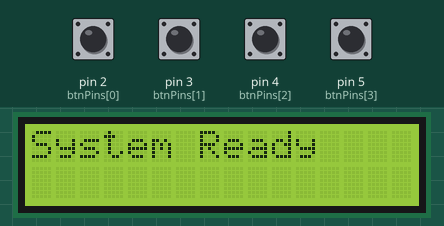
Recording of a sketch running on a simulated Arduino Uno, built with avr-gcc and run on an emulated ATmega328P. Shown: 16×2 character LCD. The inputs (shaded band) are chosen by the test bench; at power-on: pin 2 (btnPins[0]), pin 3 (btnPins[1]), pin 4 (btnPins[2]), pin 5 (btnPins[3]) HIGH.

Above: at 0.1 s.
2.3 s: pin 2 (btnPins[0]) pulled LOW for 0.15 s
At 3.2 s:
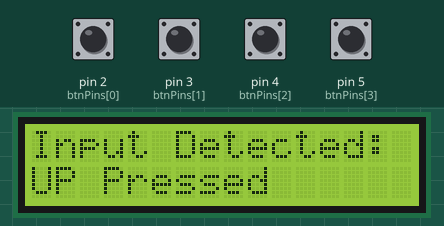
3.9 s: pin 3 (btnPins[1]) pulled LOW for 0.15 s
At 4.5 s:
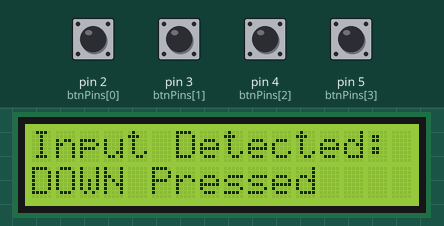
5.5 s: pin 4 (btnPins[2]) pulled LOW for 0.15 s
At 6.7 s:
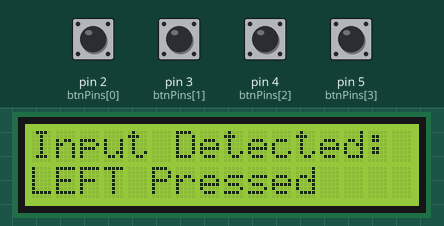
7.1 s: pin 5 (btnPins[3]) pulled LOW for 0.15 s
At 8.1 s:
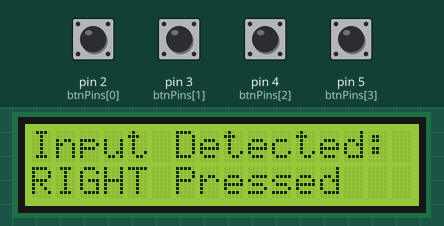
8.7 s: pin 2 (btnPins[0]) pulled LOW for 1 s
At 9.3 s:
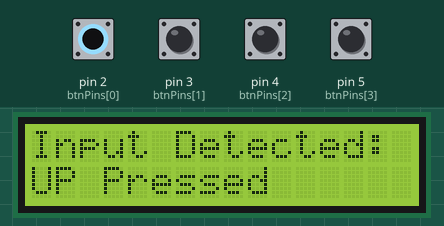
11.2 s: pin 3 (btnPins[1]) pulled LOW for 1 s
At 12.4 s:
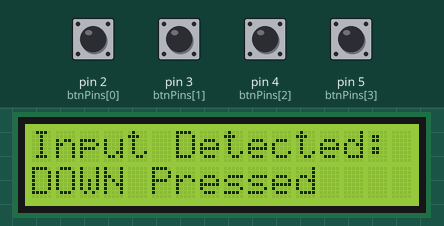
Timing chart, 0 to 14.2 s (numbered marks = the images above; inputs shaded):
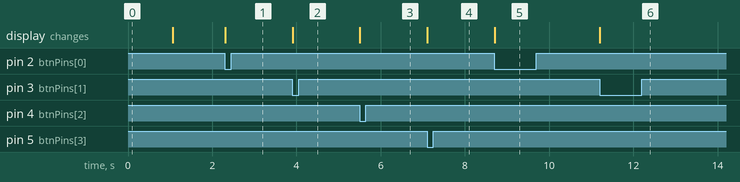

Measured:
- after the input at 2.3 s, the display: changes at once (image 1)
- after the input at 3.9 s, the display: changes at once (image 2)
- after the input at 5.5 s, the display: changes at once (image 3)
- after the input at 7.1 s, the display: changes at once (image 4)
- after the input at 8.7 s, the display: changes at once (image 5)
- after the input at 11.2 s, the display: changes at once (image 6)

The sketch:

PushButtons4.ino
```cpp
#include <LiquidCrystal.h>

// Initialize the library with your specific pins
// RS, E, D4, D5, D6, D7
LiquidCrystal lcd(12, 11, 10, 9, 8, 7);

const int btnPins[] = {2, 3, 4, 5}; // Up, Down, Left, Right

void setup() {
  lcd.begin(16, 2);
  lcd.print("System Ready");

  for(int i = 0; i < 4; i++) {
    pinMode(btnPins[i], INPUT_PULLUP);
  }
  delay(1000);
  lcd.clear();
}

void loop() {
  if (digitalRead(btnPins[0]) == LOW) updateDisplay("UP Pressed");
  if (digitalRead(btnPins[1]) == LOW) updateDisplay("DOWN Pressed");
  if (digitalRead(btnPins[2]) == LOW) updateDisplay("LEFT Pressed");
  if (digitalRead(btnPins[3]) == LOW) updateDisplay("RIGHT Pressed");
}

void updateDisplay(String msg) {
  lcd.setCursor(0, 0);
  lcd.print("Input Detected: ");
  lcd.setCursor(0, 1);
  lcd.print("                "); // Clear line
  lcd.setCursor(0, 1);
  lcd.print(msg);
  delay(200); // Simple debounce
}
```
